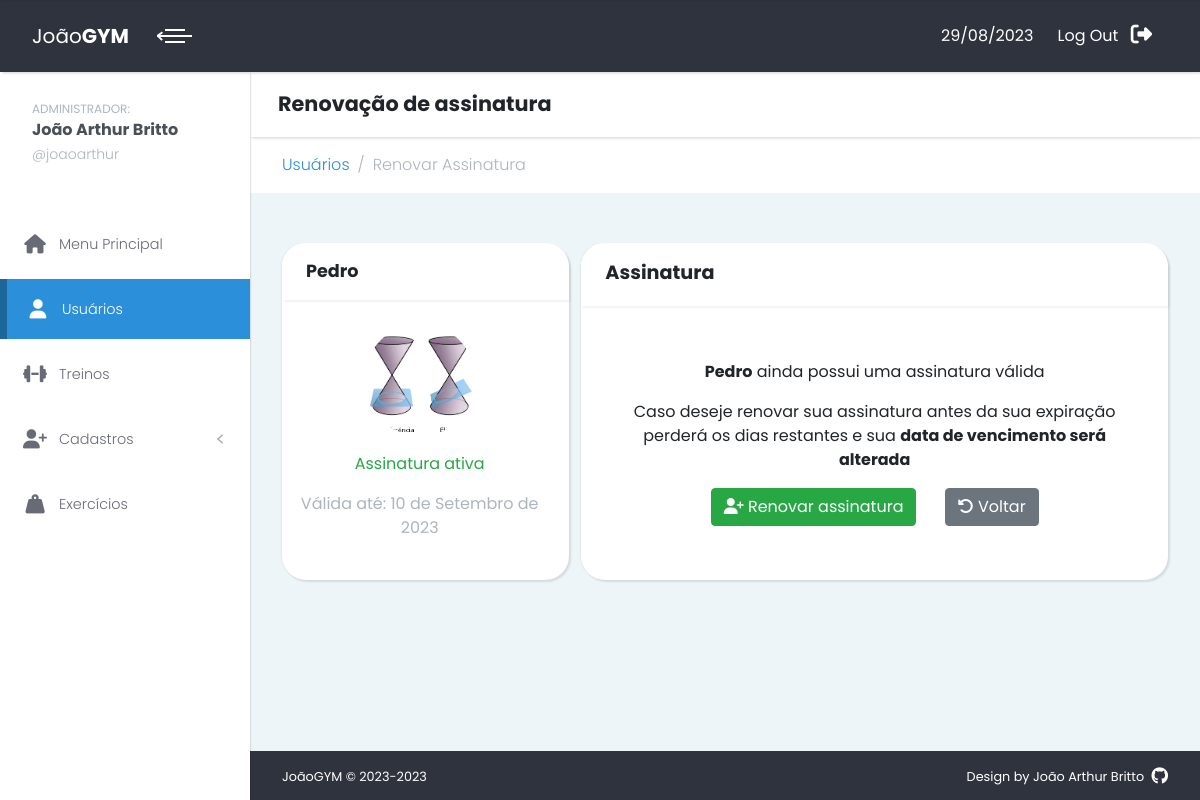
Page /usuarios/renovarAssinatura/18 (signed in) on the earlier database version.
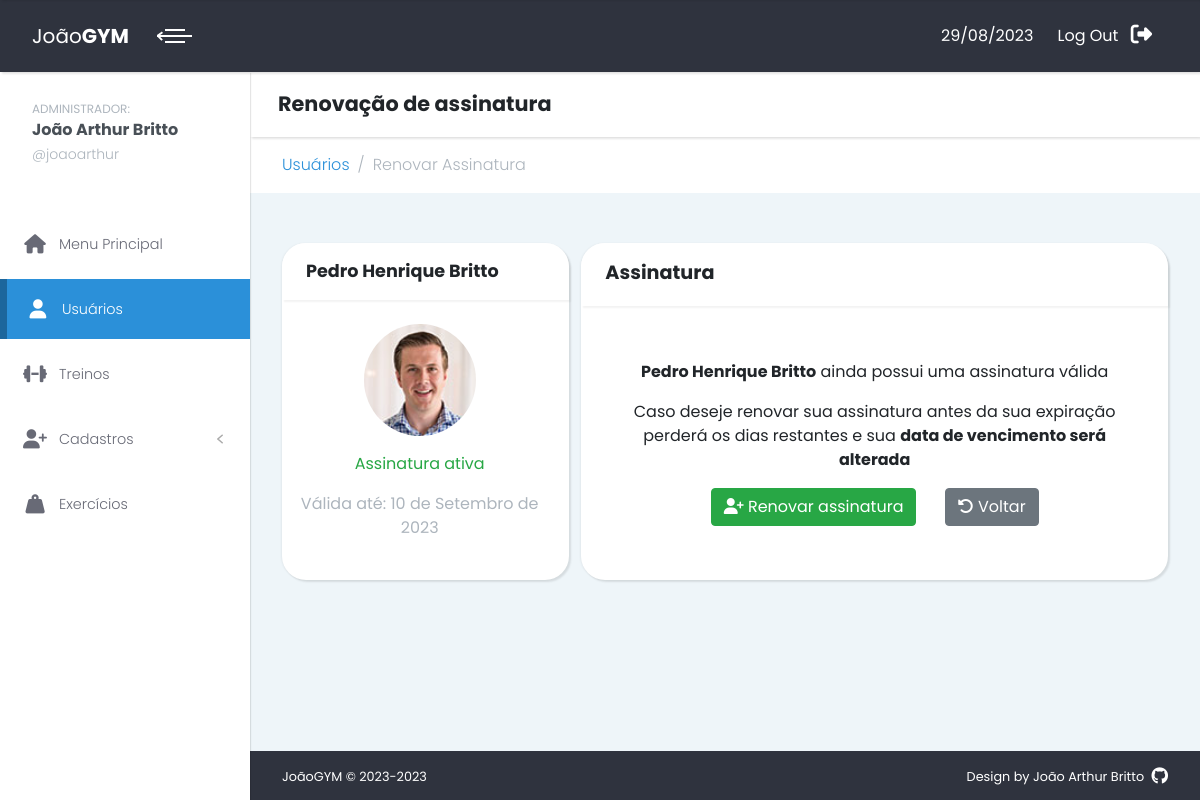
Same page on the later database version.
### cadastro/models.py (models this page shows, shortened)
class Person(models.Model):
    matricula = models.AutoField('Matrícula', primary_key=True)
    name = models.CharField('Nome', max_length=100)
    email = models.EmailField('E-mail')
    cpf = models.CharField('CPF', max_length=14, unique=True)
    birthDate = models.DateField('Data de nascimento')
    phone = models.CharField('Telefone', max_length=15)
    whatsapp = models.BooleanField('Possui whatsapp?', default=True)
    profileImage = models.ImageField('Imagem de perfil', upload_to ="profileImages/", blank=True)

class Plan(models.Model):
    plan_choices = (
    ('', 'Planos'),
    ('Mensal', 'Mensal'),
    ('Trimestral', 'Trimestral'),
    ('Semestral', 'Semestral'),
    ('Anual', 'Anual'),
)
    plan_person = models.OneToOneField(Person, on_delete=models.CASCADE, related_name="plan")
    plan_name = models.CharField('Nome do plano',choices=plan_choices, max_length=10)
    signature_date = models.DateField('Data de assinatura', auto_now=True)
    expiration_date = models.DateField('Data de expiração')

### usuarios/views.py (the view, shortened to what this page needs)
# urls.py: path('renovarAssinatura/<int:usuario_id>', views.renovarAssinatura, name='renovar-assinatura'),
@login_required
def renovarAssinatura(request, usuario_id):
    person = Person.objects.get(pk=usuario_id)
    plan_formset = PlanFormSet(instance=person)
    context = {
        "person":person,
        "plan_formset":plan_formset
    }
    return render(request, 'renovarAssinatura.html', context=context)

### cadastro/forms.py (called while the page is built)
    def create_option(self, *args, **kwargs):
        option = super().create_option(*args, **kwargs)
        if option['value'] == '':
            option['attrs']['readonly'] = ''
            option['attrs']['disabled'] = ''
        return option

### usuarios/templatetags/customTags.py (called while the page is built)
@register.filter(expects_localtime=True)
def is_past(value):
    if isinstance(value, datetime):
        value = value.date()
    return value < date.today()

@register.filter
def starts_with(value, prefix):
    return value.startswith(prefix)

### usuarios/templates/renovarAssinatura.html (shortened to what the changed rows need)
{% extends 'layout.html' %}
{% load static %}
{% load customTags %}
{% block subtitle %}Renovação de assinatura{% endblock %}
{% block content %}
<section class="workouts">
    <div class="container-fluid">
        <div class="row gy-4 align-items-stretch">
            <div class="col-md-4" id="perfil-detalhado">
                <div class="card mb-0">
                    <div class="card-header d-flex align-items-center">
                        <h3 class="h4 mb-0">{{person.name}}</h3>
                    </div>
                    <div class="card-body row text-center">
                        <div class="col-md-12 col-sm-6">
                            <img src="{% if person.profileImage %}{{person.profileImage.url}}{% else %}{% static 'img/profile-default.jpeg' %}{% endif %}" id="profileDefault" class="circular-image" alt="Profile image"/>
                        </div>
                        <div class="col-md-12 col-sm-5">
                            {% if person.plan.expiration_date|is_past %}
                            <p class="text-danger mt-4">Assinatura expirada</p>
                            {% else %}
                            <p class="text-success mt-3">Assinatura ativa</p>
                            <p class="text-gray-500">Válida até:
                                {{person.plan.expiration_date}}</p>
                            {% endif %}
                        </div>
                    </div>
                </div>
            </div>
            <div class="col-md-8" id="treino-completo">
                <div class="card mb-0 h-100">
                    {% if person.plan.expiration_date|is_past %}
                    <div class="card-body d-flex align-items-center justify-content-center text-center">
                        <div>
                            <p>A assinatura de {{person.name}} está expirada desde <strong class="text-danger">{{person.plan.expiration_date}}</strong> . </p>
                            <button class="btn btn-danger" type="button"
                                data-bs-toggle="modal"
                                data-bs-target="#signature">
                                <i class="fa-solid fa-user-plus"></i>
                                Renovar assinatura
                            </button>
                        </div>
                    </div>
                    {% else %}
                    <div
                        class="card-body d-flex align-items-center justify-content-center text-center">
                        <div>
                            <p> <strong>{{person.name}}</strong> ainda possui
                                uma assinatura válida</p>
                            <p class="mx-4">
                                Caso deseje renovar sua assinatura antes da sua
                                expiração perderá os dias
                                restantes e sua <strong>data de vencimento será
                                    alterada</strong>
                            </p>
                            <button class="btn btn-success" type="button"
                                data-bs-toggle="modal"
                                data-bs-target="#signature">
                                <i class="fa-solid fa-user-plus"></i>
                                Renovar assinatura
                            </button>
                            <button class="btn btn-secondary ms-4"
                                onclick="window.history.go(-1);" href>
                                <i class="fa-solid fa-rotate-left"></i>
                                Voltar
                            </button>
                        </div>
                    </div>
                    {% endif %}
                </div>
            </div>
        </div>
    </div>
</section>
{% endblock %}

Differences in the rows shown:
changed Person: name "Pedro" → "Pedro Henrique Britto"; profileImage: a different picture
